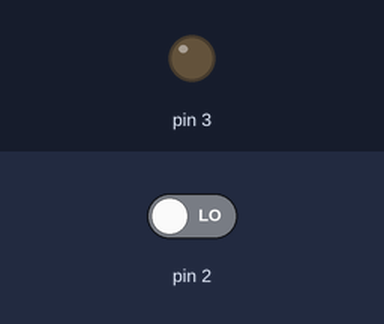
Recording of a sketch running on a simulated Arduino Uno, built with avr-gcc and run on an emulated ATmega328P. On the bench: output pins drawn as LEDs (lit = HIGH). Dashed ring = blinking. The test bench sets the inputs (shaded band); at power-on: pin 2 LOW.

Above: at 1.2 s.
1.3 s: pin 2 driven HIGH
At 1.45 s:
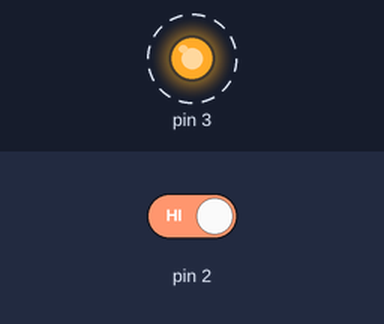
4.3 s: pin 2 driven LOW
At 5.0 s:
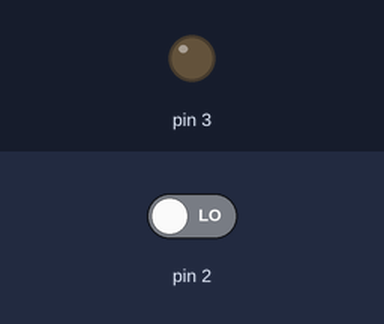
Timing chart, 0 to 7.3 s (numbered marks = the images above; inputs shaded):
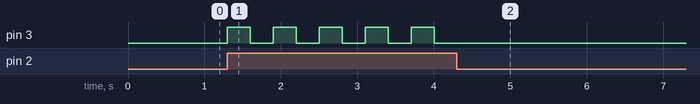

Measured:
- after the input at 1.3 s, pin 3: alternates HIGH for 0.30 s and LOW for 0.30 s, starting at once
- after the input at 4.3 s, pin 3: stops changing and stays LOW

The sketch:

debounce.ino
```cpp
int stato = LOW;
unsigned long t1;

void setup() {
  Serial.begin(9600);
  pinMode(2, INPUT);
  pinMode(3, OUTPUT);
}

void loop() {
  if (digitalRead(2) && ( (millis()-t1) > 300) ) {
    t1 = millis();
    stato = !stato;
    digitalWrite(3, stato);
  }

}
```
